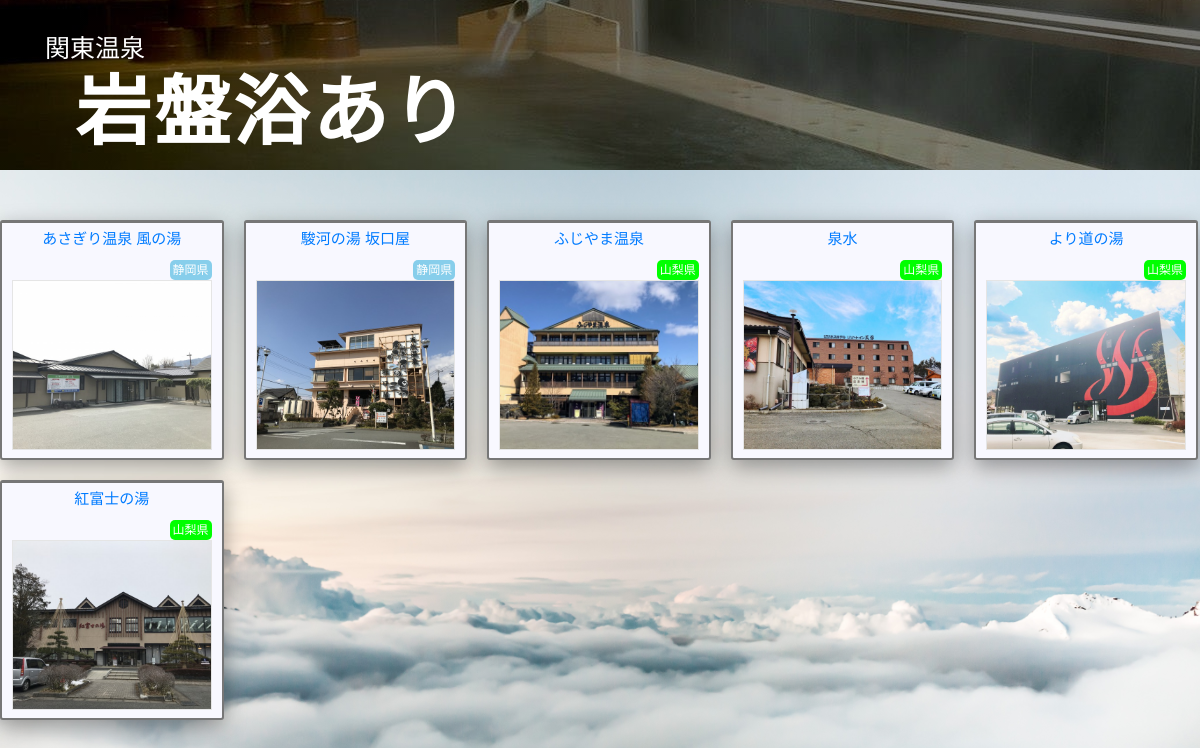
The page /type/type3.php on the database its author committed.
### tables this page shows
CREATE TABLE `onsen` (
  `id` int(11) NOT NULL,
  `name` varchar(1000) DEFAULT NULL,
  `map` varchar(1000) DEFAULT NULL,
  `picture_id` int(10) DEFAULT NULL,
  `prefecture` varchar(10) DEFAULT NULL,
  `p_id` int(10) DEFAULT NULL,
  `adress` varchar(1000) DEFAULT NULL,
  `eat` varchar(10) DEFAULT NULL,
  `sauna` varchar(10) DEFAULT NULL,
  `towel` varchar(10) DEFAULT NULL,
  `towel_text` varchar(50) DEFAULT NULL,
  `hot_stone` varchar(10) DEFAULT NULL,
  `open_bath` varchar(10) DEFAULT NULL,
  `time_opne` time(1) DEFAULT NULL,
  `time_close` time(1) DEFAULT NULL,
  `w_time_opne` time(1) DEFAULT NULL,
  `w_time_close` time(1) DEFAULT NULL,
  `h_time_opne` time(1) DEFAULT NULL,
  `h_time_close` time(1) DEFAULT NULL,
  `w_a_fee` varchar(10) DEFAULT NULL,
  `w_c_fee` varchar(10) DEFAULT NULL,
  `h_a_fee` varchar(10) DEFAULT NULL,
  `h_c_fee` varchar(10) DEFAULT NULL,
  `close_text` varchar(50) DEFAULT NULL,
  `close` varchar(10) DEFAULT NULL,
  `jaf_url` varchar(1000) DEFAULT NULL,
  `nifty_url` varchar(1000) DEFAULT NULL,
  `onsen_url` varchar(1000) DEFAULT NULL,
  `blog_url` varchar(1000) DEFAULT NULL
);

### function/functions.php (called while the page is built, shortened)
<?php
function prefecture($prefecture){
  switch ($prefecture) {
    case 2:
      $p_id = "sizuoka";
      break;
    case 3:
      $p_id = 'yamanasi';
  }
    return $p_id;
}
    ?><a href="https://jafnavi.jp/web/facility.php?sisetu_id=<?php echo $jaf; ?>">割引内容</a><?php

### type/type3.php (the view, shortened to what this page needs)
<?php
require "../core/dbconect.php";
require "../function/functions.php";
$onsens = $db->query('SELECT * FROM onsen	 WHERE hot_stone="◯"');
?>
<!DOCTYPE html>
<html lang="ja">
<head>
	<link rel="stylesheet" href="https://maxcdn.bootstrapcdn.com/bootstrap/4.0.0/css/bootstrap.min.css">
	<link rel="stylesheet" href="https://use.fontawesome.com/releases/v5.8.2/css/all.css">
	<link href="../css/style.css" rel="stylesheet">
</head>
<body>
	<header class="jumbotron-fluid header2">
		<div class="container header_box">
	    <div class="header_text">
	      <p><a href="../front.php">関東温泉</a></p>
	      <h1 class="type_h1">岩盤浴あり</h1>
	    </div>
	  </div>
  </header>
	<div class="contaienr main_section">
	  <article class="animated">
	    <?php while ($onsen = $onsens->fetch()): ?>
      <div class="article_box animated">
        <div class="article_inner-box animated">
          <h2><a href="../detail.php?id=<?php echo $onsen['id']; ?>"><?php echo $onsen['name']; ?></a></h2>
            <div class="p_box">
              <p class=" <?php echo  prefecture($onsen['p_id']); ?>"><?php echo $onsen['prefecture']; ?></p>
            </div>
          <p class="front-img"><a href="../detail.php?id=<?php echo $onsen['id']; ?>"><img src="../img/<?php echo $onsen['picture_id']; ?>.jpg"></a></p>
        </div>
      </div>
	    <?php endwhile; ?>
	  </article>
	</div>
</body>
</html>

### css/style.css (style rules this page uses)
body { font-family: 'Hiragino Kaku Gothic Pro','ヒラギノ角ゴ Pro W3','メイリオ',Meiryo,'ＭＳ Ｐゴシック',sans-serif; background-image: url(../img/back2.jpg); background-position: center; background-size: cover; }
h2 { font-size: 15px; }
article { display: flex; flex-wrap: wrap; max-width: 1280px; margin-top: 50px; }
.header2 { background-image: linear-gradient(#00000080, #00000080), url(../img/d.jpg); height: 170px; background-position: center; }
.main_section { max-width: 1280px; margin: 0 auto; }
.type_h1 { margin-left: 30px; letter-spacing: 3px; font-size: 76px; font-family: "Hiragino Sans", ヒラギノ角ゴシック; font-weight: 600; opacity: 1; color: #fff; }
.header_text { padding-top: 30px; }
.header_text p { margin-bottom: 0; font-size: 25px; }
.header_text a { color:#fff; }
.article_box { text-align: center; border: 2px solid #777; background-color: #f8f8ff; box-shadow: 0 7px 21px rgba(0, 0, 0, 0.36); border-top: 3px solid #777; border-radius: 3px; padding: 7px 10px; margin: 0 20px 20px 0; height: 240px; max-width: calc(20.3% - 20px); }
.article_inner-box { position: relative; }
.article_box:nth-child(5n) { margin-right: 0; }
.article_inner-box img { width: 100%; height: 170px; border: 1px solid #e5e5e5; object-fit: cover; text-align: center; }
.p_box { display: inline-block; }
.p_box p { font-size: 12px; margin: 0; padding: 1px 3px; border-radius: 5px; text-align: center; position: absolute; top: 30px; right: 0; }
.sizuoka { color: #fff; background-color: skyblue; }
.yamanasi { color: #fff; background-color: lime; }
.main_section { margin-bottom: 50px; }

### rows shown on the page
onsen: name "あさぎり温泉 風の湯", prefecture "静岡県", shows a picture
onsen: name "駿河の湯 坂口屋", prefecture "静岡県", shows a picture
onsen: name "ふじやま温泉", prefecture "山梨県", shows a picture
onsen: name "泉水", prefecture "山梨県", shows a picture
onsen: name "より道の湯", prefecture "山梨県", shows a picture
onsen: name "紅富士の湯", prefecture "山梨県", shows a picture
